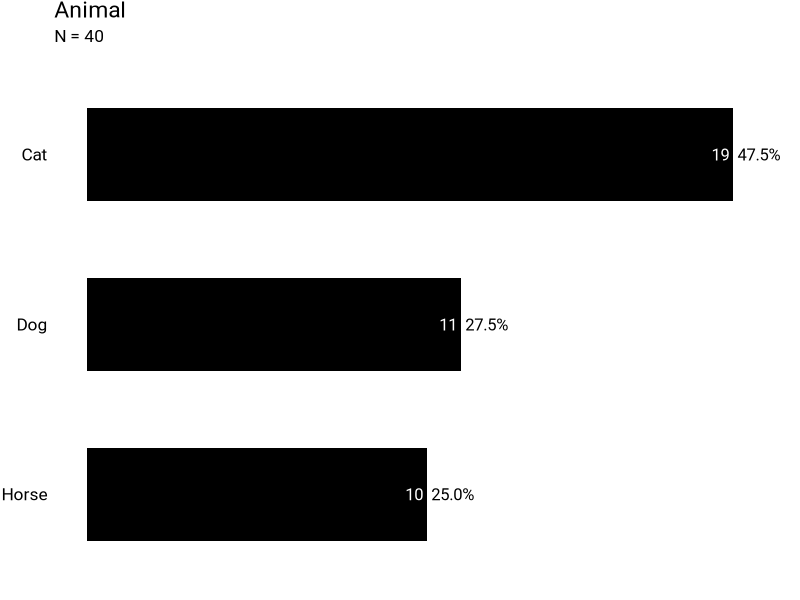
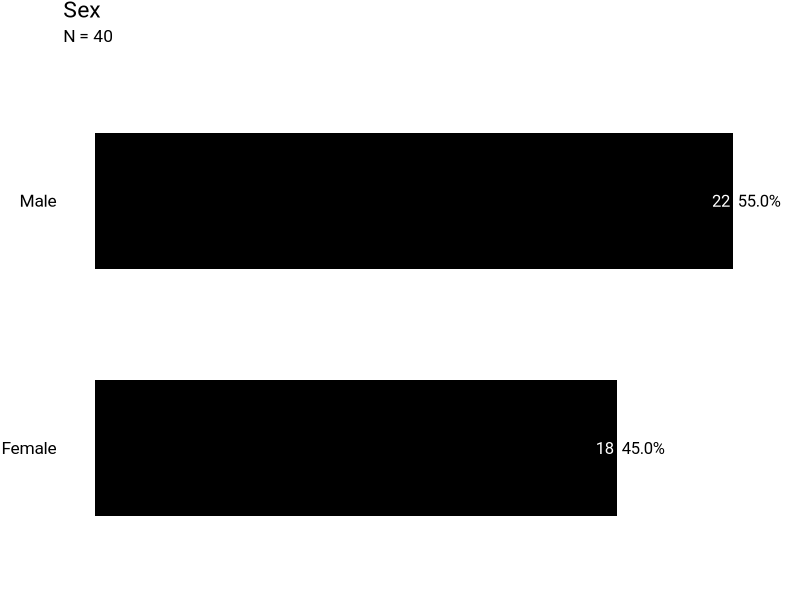
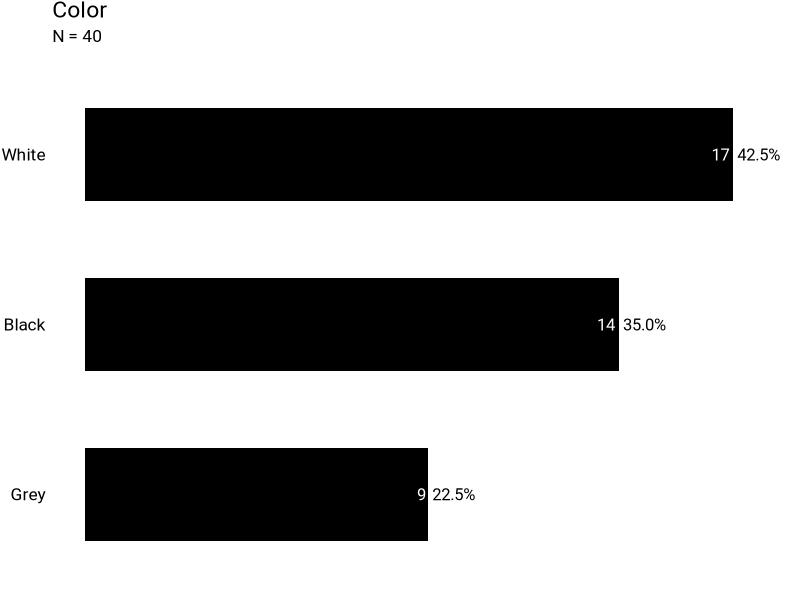
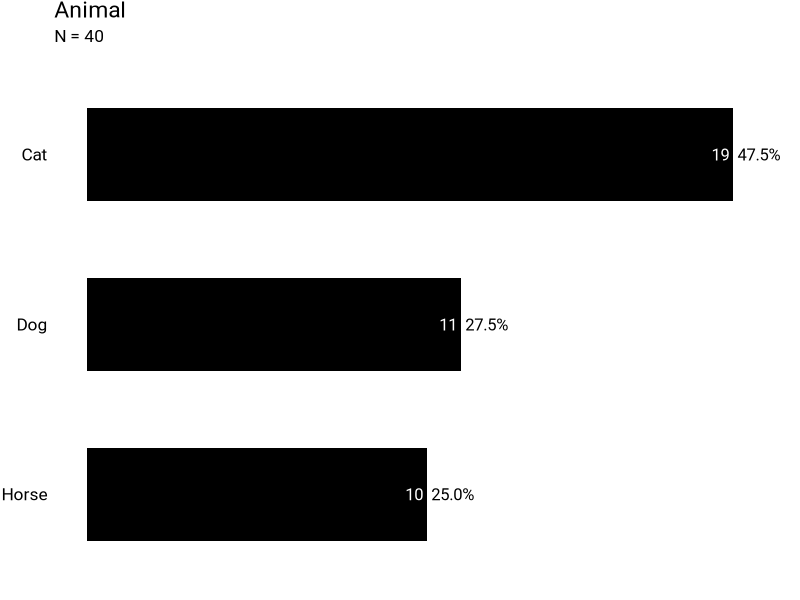
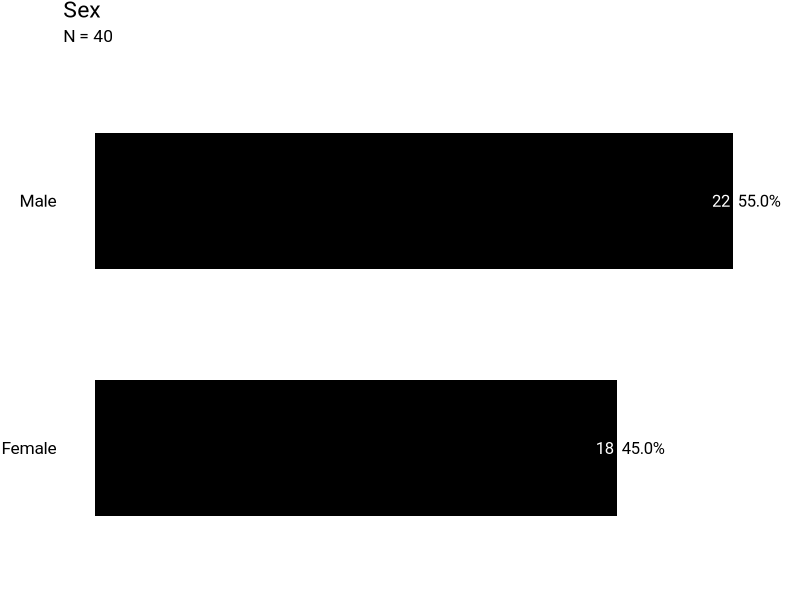
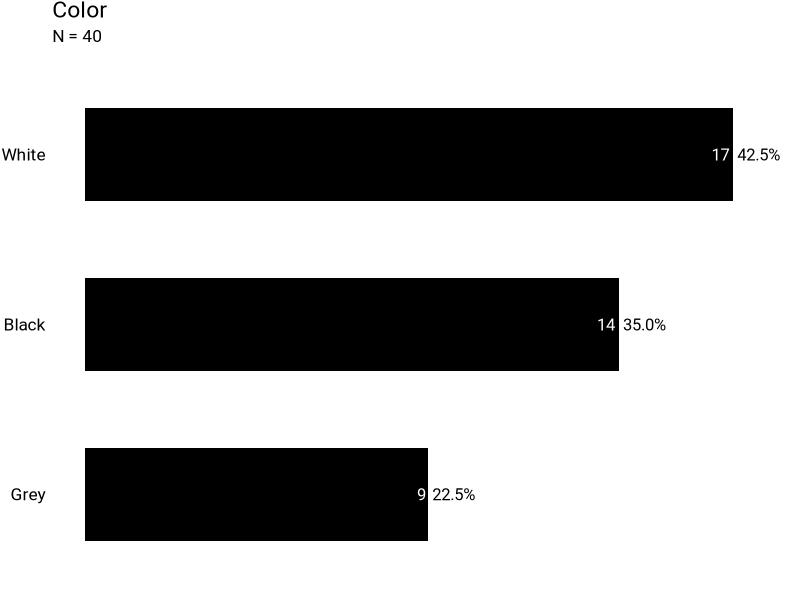

Recreate these plots in R, in order.
# Script written by Jean-Luc Jucker on 16 February 2024.

# Set and print working directory ####
setwd('C:/Users/jeanl/projects/bar-plots')
getwd()

# Load data; we define all strings as factors ####
df <- read.csv('data.csv', stringsAsFactors = TRUE)

# Function to generate bar plots ####
library(tidyverse)
library(ggplot2)

# We create a counter. This needs to be an external variable.
counter <- 0

# Function to automatically generate bar plots ####
make_bar_plots <- function(df){ 
  
  # We loop over the columns
  for (col in colnames(df)){ 
    
    # (1) Preparation #########################################################
    # Store N
    N <- sum(!is.na(df[col]))
    # Update counter at each iteration
    counter <- counter + 1
    
    # (2) Basic bar plot ######################################################
    # We only plot factors
    if (is.factor(df[[col]])) {
      p <- ggplot(data = df[col] %>% filter(!is.na(df[col])),
                  aes(x=fct_rev(fct_infreq(!!sym(col)))))
      # Compute percents for bars
      p <- p + geom_bar(aes(y = (..count..)/sum(..count..)), width = 0.55,
                        fill = 'black') 
      
    # (3) Annotations #########################################################
      
      # Add N as annotation
      p <- p + geom_text(aes(label= scales::comma(..count..),
                        y = ((..count..)/sum(..count..)), family = 'Roboto'),
                         stat="count",
                         hjust = 1.2, size=4.2, color='white') # Roboto is nicer
                                                              # than Arial!
      # Add percent as annotation
      p <- p + geom_text(aes(label = scales::percent((..count..)/sum(..count..),
                                                     accuracy = 0.1L),
                        y = ((..count..)/sum(..count..)), family = 'Roboto'),
                        stat="count", hjust = -0.1, size=4.2)
      # Add a title
      p <- p + labs(title = paste(col),
                    subtitle = paste0('N = ', format(N, big.mark = ',')
                    ))
      
    # (4) Aesthetics ##########################################################
      p <- p + theme_minimal()
      p <- p + theme(axis.title.y = element_blank(),
                     axis.title.x = element_blank(),
                     axis.text.x = element_blank(),
                     axis.text.y = element_text(colour='black', size = 12.5),
                     plot.margin = margin(r=25, l=1, b=0, t=1),
                     plot.title = element_text(size = 16.5),
                     plot.subtitle = element_text(size = 12.5),
                     panel.grid = element_blank(),
                     text = element_text(family = 'Roboto'))
      # Flip coordinates
      p <- p + coord_flip(clip = 'off')
        
     # (5) Print and export   #################################################
      print(p)
      # Export
      ggsave(paste(counter, '_', col, '.png'), path = 'plots/', 
             width = 16.5,
             height = 5, units = 'cm') # this size is ideal for MS Word
    } 
  }
}

# Implement function on data
make_bar_plots(df)